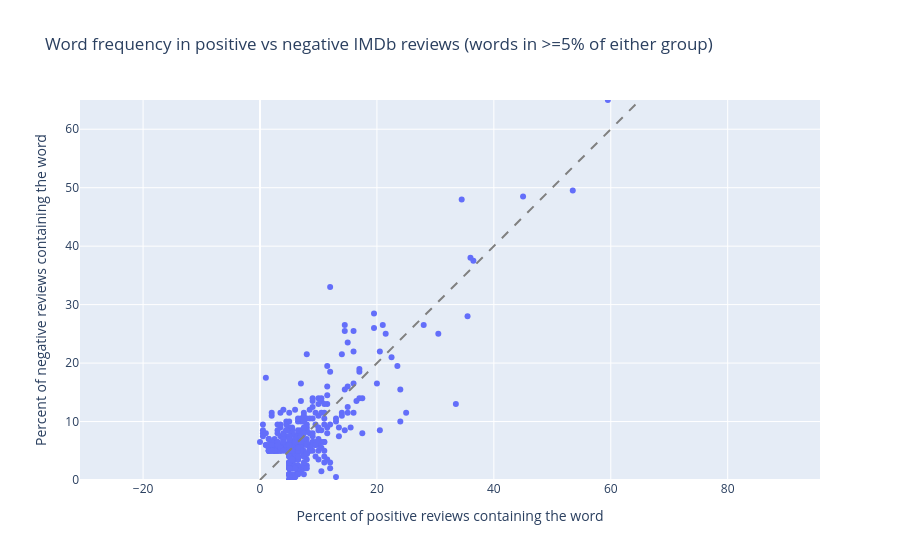

Notebook cell for this chart:
### Markdown cell above
**What does Figure 1 show? Describe a pattern and record at least one supporting value, identifying its word or text feature, group, and units.**

Your answer: The bar chart shows that a few words separate the groups. "great" appears in 33.50% of positive reviews (67 of 200) and 13.00% of negative reviews (26 of 200), while "bad" goes the other way, at 12.00% of positive reviews (24 of 200) and 33.00% of negative reviews (66 of 200). Because this sample includes reviews of films, games, and shows, words such as "movie" and "film" appear in both groups and are not useful for separating sentiment. The evaluative words do lean in the expected direction.

### Code cell
# Create Figure 2 using a different chart type to answer the same question.
# Label any transformation or display threshold.

scatter_df = frequency_df.pivot(index='word', columns='sentiment', values='percent_reviews').fillna(0).reset_index()
scatter_df = scatter_df.rename(columns={'positive': 'percent_positive', 'negative': 'percent_negative'})

display_scatter_df = scatter_df[(scatter_df['percent_positive'] >= 5) | (scatter_df['percent_negative'] >= 5)].copy()

max_percent = max(display_scatter_df['percent_positive'].max(), display_scatter_df['percent_negative'].max())

fig = px.scatter(
    display_scatter_df,
    x='percent_positive',
    y='percent_negative',
    hover_name='word',
    labels={
        'percent_positive': 'Percent of positive reviews containing the word',
        'percent_negative': 'Percent of negative reviews containing the word'
    },
    title='Word frequency in positive vs negative IMDb reviews (words in >=5% of either group)')
fig.add_shape(type='line', x0=0, y0=0, x1=max_percent, y1=max_percent, line=dict(dash='dash', color='gray'))
fig.update_yaxes(range=[0, max_percent], scaleanchor='x', scaleratio=1)
fig.update_xaxes(range=[0, max_percent])
fig.show()

print(display_scatter_df.loc[display_scatter_df['word'].isin(['great', 'bad', 'worst'])].to_string(index=False))

### Figure 1 — Plotly figure (JSON) as saved in the notebook; plotly's stock layout.template omitted (floating-point values rounded to 4 significant figures; data arrays with more than 128 entries replaced by an {"elided": "..."} marker saying what was removed)
{"data": [{"hovertemplate": "<b>%{hovertext}</b><br><br>Percent of positive reviews containing the word=%{x}<br>Percent of negative reviews containing the word=%{y}<extra></extra>", "hovertext": {"elided": "364 str values"}, "legendgroup": "", "marker": {"color": "#636efa", "symbol": "circle"}, "mode": "markers", "name": "", "orientation": "v", "showlegend": false, "type": "scatter", "x": {"elided": "364 float values"}, "xaxis": "x", "y": {"elided": "364 float values"}, "yaxis": "y"}], "layout": {"legend": {"tracegroupgap": 0}, "shapes": [{"line": {"color": "gray", "dash": "dash"}, "type": "line", "x0": 0, "x1": 65, "y0": 0, "y1": 65}], "title": {"text": "Word frequency in positive vs negative IMDb reviews (words in >=5% of either group)"}, "xaxis": {"anchor": "y", "domain": [0, 1], "range": [0, 65], "title": {"text": "Percent of positive reviews containing the word"}}, "yaxis": {"anchor": "x", "domain": [0, 1], "range": [0, 65], "scaleanchor": "x", "scaleratio": 1, "title": {"text": "Percent of negative reviews containing the word"}}}}
